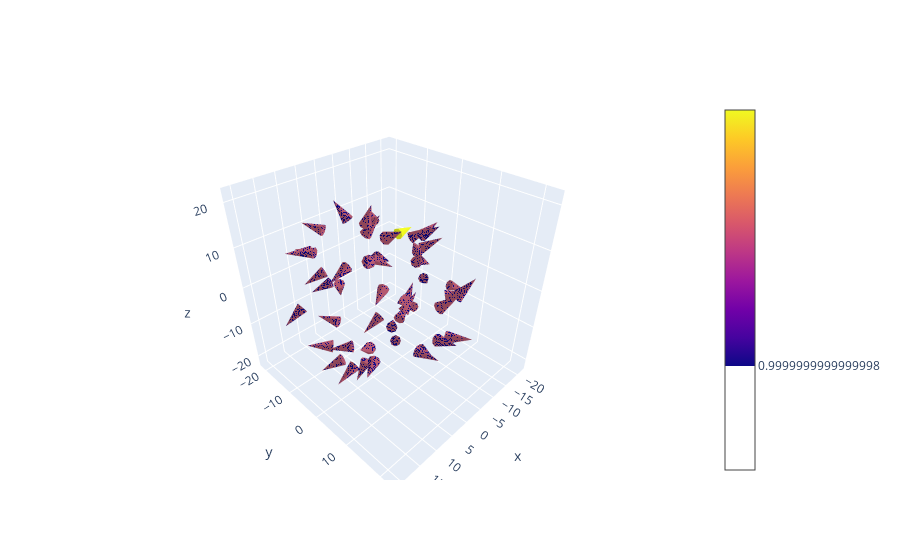

Here is the notebook cell this chart was saved with:
### Code cell
if __name__ == '__main__':
    

    V, C = main()
    df = pd.DataFrame(columns=['x','y','z','u','v','w'])
    
    for i in range(len(V)):
        df.loc[i,'x'] = C[i][0] 
        df.loc[i,'y'] = C[i][1]
        df.loc[i,'z'] = C[i][2]
        df.loc[i,'u'] = V[i][0]
        df.loc[i,'v'] = V[i][1]
        df.loc[i,'w'] = V[i][2]       

    fig = go.Figure(data = go.Cone(
        x=df['x'],
        y=df['y'],
        z=df['z'],
        u=df['u'],
        v=df['v'],
        w=df['w'],
       
        
        sizeref=1))

    #fig.update_layout(scene=dict(aspectratio=dict(x=1, y=1, z=0.8),
                                 #camera_eye=dict(x=1.2, y=1.2, z=0.6)))

    fig.show()
